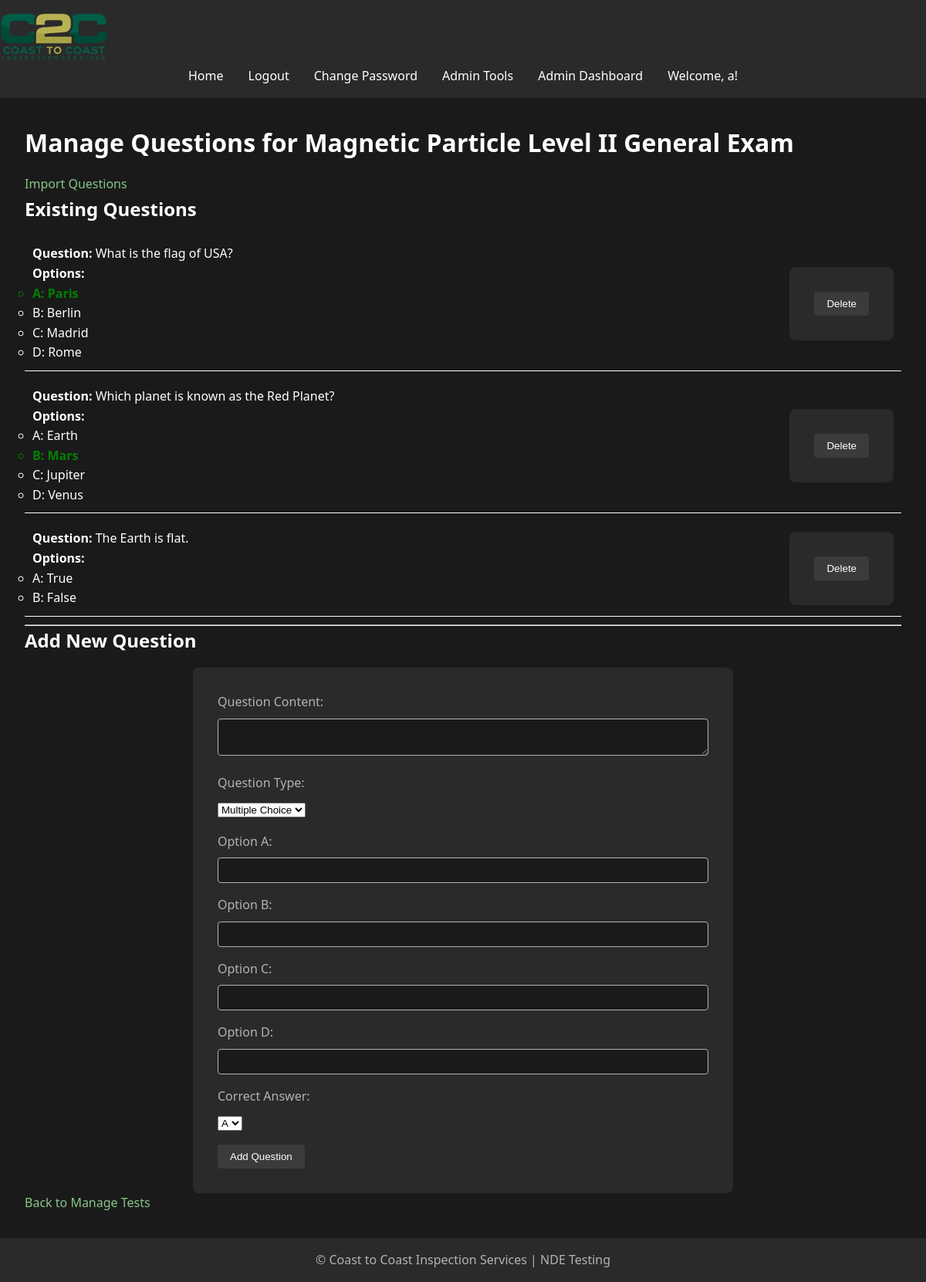
The page /admin/manage_questions/2 (signed in) on the database its author committed.
### models.py (models this page shows, shortened)
class User(UserMixin, db.Model):
    id = db.Column(db.Integer, primary_key=True)
    username = db.Column(db.String(80), unique=True, nullable=False)
    password = db.Column(db.String(120), nullable=False)
    is_admin = db.Column(db.Boolean, default=False)
    test_results = db.relationship('TestResult', back_populates='user', lazy=True)
    accesses = db.relationship('TestAccess', back_populates='user', lazy=True)
    access_requests = db.relationship('TestAccessRequest', back_populates='user', lazy=True)

class Test(db.Model):
    id = db.Column(db.Integer, primary_key=True)
    title = db.Column(db.String(100), nullable=False)
    question_count = db.Column(db.Integer, nullable=False, default=10)
    test_results = relationship('TestResult', back_populates='test', cascade='all, delete-orphan')
    questions = relationship('Question', back_populates='test', cascade='all, delete-orphan')
    accesses = db.relationship('TestAccess', back_populates='test', lazy=True, cascade="all, delete-orphan")
    access_requests = db.relationship('TestAccessRequest', back_populates='test', lazy=True, cascade="all, delete-orphan")

class Question(db.Model):
    id = db.Column(db.Integer, primary_key=True)
    content = db.Column(db.String(500), nullable=False)
    option_a = db.Column(db.String(200), nullable=False)
    option_b = db.Column(db.String(200), nullable=False)
    option_c = db.Column(db.String(200), nullable=True)
    option_d = db.Column(db.String(200), nullable=True)
    correct_answer = db.Column(db.String(1), nullable=False)
    test_id = db.Column(db.Integer, db.ForeignKey('test.id'), nullable=False)
    test = db.relationship('Test', back_populates='questions')
    missed_questions = db.relationship('MissedQuestion', back_populates='question', lazy=True)

### app.py (the view, shortened to what this page needs)
@app.route('/admin/manage_questions/<int:test_id>', methods=['GET', 'POST'])
@login_required
def manage_questions(test_id):
    if not current_user.is_admin:
        flash('You do not have permission to access this page.', 'error')
        return redirect(url_for('home'))
    test = Test.query.get_or_404(test_id)
    questions = Question.query.filter_by(test_id=test.id).all()
    return render_template('manage_questions.html', test=test, questions=questions)

### app.py (called while the page is built)
@app.before_request
def reset_session_on_navigation():
    test_endpoints = ['take_test', 'submit_test']
    current_endpoint = request.endpoint
    if current_endpoint is None:
        return

@app.context_processor
def utility_processor():
    def format_pacific_time(utc_dt):
        pacific_time = utc_to_pacific(utc_dt)
        return pacific_time.strftime('%Y-%m-%d %I:%M:%S %p %Z')
    return dict(format_pacific_time=format_pacific_time)

@login_manager.user_loader
def load_user(user_id):
    return User.query.get(int(user_id))

@app.before_request
def manage_test_session():
    if 'start_new_test' in request.args:
        session.pop('answers', None)
        session.pop('flagged', None)
        session.pop('current_index', None)
        session.pop('start_time', None)
    elif 'test_submitted' in session and request.endpoint != 'test_results':
        session.pop('answers', None)
        session.pop('flagged', None)
        session.pop('current_index', None)
        session.pop('start_time', None)
        session.pop('test_submitted', None)

### templates/manage_questions.html (shortened to what this page needs)
{% extends "base.html" %}
{% block content %}
    <h1>Manage Questions for {{ test.title }}</h1>
    <a href="{{ url_for('import_questions', test_id=test.id) }}" class="btn btn-secondary" style="margin-top: 20px;">Import Questions</a>
    <h2>Existing Questions</h2>
    {% if questions %}
        <ul style="list-style-type: none; padding: 0;">
            {% for question in questions %}
                <li style="margin-bottom: 10px; border-bottom: white solid 1px; padding: 10px; display: flex; justify-content: space-between;">
                    <div>
                        <p><strong>Question:</strong> {{ question.content }}</p>
                        <p><strong>Options:</strong></p>
                        <ul>
                            <li style="{% if question.correct_answer == 'A' %}color: green; font-weight: bold;{% endif %}">
                                A: {{ question.option_a }}
                            </li>
                            <li style="{% if question.correct_answer == 'B' %}color: green; font-weight: bold;{% endif %}">
                                B: {{ question.option_b }}
                            </li>
                            {% if question.option_c %}
                            <li style="{% if question.correct_answer == 'C' %}color: green; font-weight: bold;{% endif %}">
                                C: {{ question.option_c }}
                            </li>
                            {% endif %}
                            {% if question.option_d %}
                            <li style="{% if question.correct_answer == 'D' %}color: green; font-weight: bold;{% endif %}">
                                D: {{ question.option_d }}
                            </li>
                            {% endif %}
                        </ul>
                    </div>
                    <div style="display: flex; align-items: center;">
                        <form action="{{ url_for('delete_question', question_id=question.id) }}" method="POST" style="display:inline;">
                            <button type="submit" class="btn btn-danger btn-sm" onclick="return confirm('Are you sure you want to delete this question?');">Delete</button>
                        </form>
                    </div>
                </li>
            {% endfor %}
        </ul>
    {% else %}
        <p>No questions available for this test.</p>
    {% endif %}
    <hr>
    <h2>Add New Question</h2>
    <form method="POST">
        <div class="form-group">
            <label for="content">Question Content:</label>
            <textarea name="content" id="content" class="form-control" required></textarea>
        </div>
        <div class="form-group">
            <label for="question_type">Question Type:</label>
            <select name="question_type" id="question_type" class="form-control" required>
                <option value="multiple_choice">Multiple Choice</option>
            </select>
        </div>
        <div class="form-group">
            <label for="option_a">Option A:</label>
            <input type="text" name="option_a" id="option_a" class="form-control" required>
        </div>
        <div class="form-group">
            <label for="option_b">Option B:</label>
            <input type="text" name="option_b" id="option_b" class="form-control" required>
        </div>
        <div class="form-group multiple-choice-options">
            <label for="option_c">Option C:</label>
            <input type="text" name="option_c" id="option_c" class="form-control">
        </div>
        <div class="form-group multiple-choice-options">
            <label for="option_d">Option D:</label>
            <input type="text" name="option_d" id="option_d" class="form-control">
        </div>
        <div class="form-group">
            <label for="correct_answer">Correct Answer:</label>
            <select name="correct_answer" id="correct_answer" class="form-control" required>
                <option value="A">A</option>
            </select>
        </div>
        <button type="submit" class="btn btn-primary">Add Question</button>
    </form>
    <a href="{{ url_for('manage_tests') }}" class="btn btn-secondary" style="margin-top: 20px;">Back to Manage Tests</a>
{% endblock %}

### templates/base.html (shortened to what this page needs)
<!DOCTYPE html>
<html lang="en">
<head>
    <link rel="stylesheet" href="{{ url_for('static', filename='css/style.css') }}">
</head>
<body>
    <header>
        <nav class="navbar">
            <a class="navbar-brand" href="{{ url_for('home') }}">
                <img src="{{ url_for('static', filename='images/logo.png') }}" alt="Logo" class="logo">
            </a>
            <ul class="navbar-nav">
                <li><a href="{{ url_for('home') }}">Home</a></li>
                {% if current_user.is_authenticated %}
                    <li><a href="{{ url_for('logout') }}">Logout</a></li>
                    <li><a href="{{ url_for('change_password') }}">Change Password</a></li>
                    {% if current_user.is_admin %}
                        <li><a href="{{ url_for('admin.index') }}">Admin Tools</a></li>
                        <li><a href="{{ url_for('admin_dashboard') }}">Admin Dashboard</a></li>
                    {% endif %}
                    <li class="user-welcome">
                        <span>Welcome, {{ current_user.username }}!</span>
                    </li>
                {% else %}
                    <li><a href="{{ url_for('login') }}">Login</a></li>
                    <li><a href="{{ url_for('register') }}">Register</a></li>
                {% endif %}
            </ul>
        </nav>
    </header>
    <main>
        {% block content %}{% endblock %}
    </main>
    <footer>
        <p>&copy; Coast to Coast Inspection Services | NDE Testing</p>
    </footer>
</body>
</html>

### static/css/style.css (style rules this page uses)
:root { --bg-primary: #1a1a1a; --bg-secondary: #2a2a2a; --text-primary: #ffffff; --text-secondary: #b3b3b3; --accent-color: #87c787; --error-color: #cf6679; --success-color: #03dac6; }
* { box-sizing: border-box; margin: 0; padding: 0; }
body { font-family: 'Segoe UI', Tahoma, Geneva, Verdana, sans-serif; line-height: 1.6; color: var(--text-primary); background-color: var(--bg-primary); min-height: 100vh; display: flex; flex-direction: column; }
header { background-color: var(--bg-secondary); padding: 1rem 0; box-shadow: 0 2px 4px rgba(0,0,0,0.1); }
nav ul { display: flex; justify-content: center; list-style-type: none; }
nav ul li { margin: 0 1rem; }
nav ul li a { color: var(--text-primary); text-decoration: none; font-weight: 500; transition: color 0.3s ease; }
main { flex: 1; padding: 2rem; max-width: 1200px; margin: 0 auto; width: 100%; }
h1, h2, h3 { margin-bottom: 1rem; color: var(--text-primary); }
a { color: var(--accent-color); text-decoration: none; transition: color 0.3s ease; }
form { background-color: var(--bg-secondary); padding: 2rem; border-radius: 8px; max-width: 700px; margin: 0 auto; }
form div { margin-bottom: 1rem; }
label { display: block; margin-bottom: 0.5rem; color: var(--text-secondary); }
input[type="text"], input[type="password"], textarea { width: 100%; padding: 0.5rem; border: 1px solid var(--text-secondary); border-radius: 4px; background-color: var(--bg-primary); color: var(--text-primary); }
.btn-sm { max-height: 80px; }
button { background-color: rgb(59, 59, 59); color: var(--text-primary); padding: 0.5rem 1rem; border: none; border-radius: 4px; cursor: pointer; transition: background-color 0.3s ease; }
footer { text-align: center; padding: 1rem 0; background-color: var(--bg-secondary); color: var(--text-secondary); }

### rows shown on the page
User: username "a"
Test: title "Magnetic Particle Level II General Exam"
Question: content "What is the flag of USA?", option_a "Paris", option_b "Berlin", option_c "Madrid", option_d "Rome"
Question: content "Which planet is known as the Red Planet?", option_a "Earth", option_b "Mars", option_c "Jupiter", option_d "Venus"
Question: content "The Earth is flat.", option_a "True", option_b "False"
